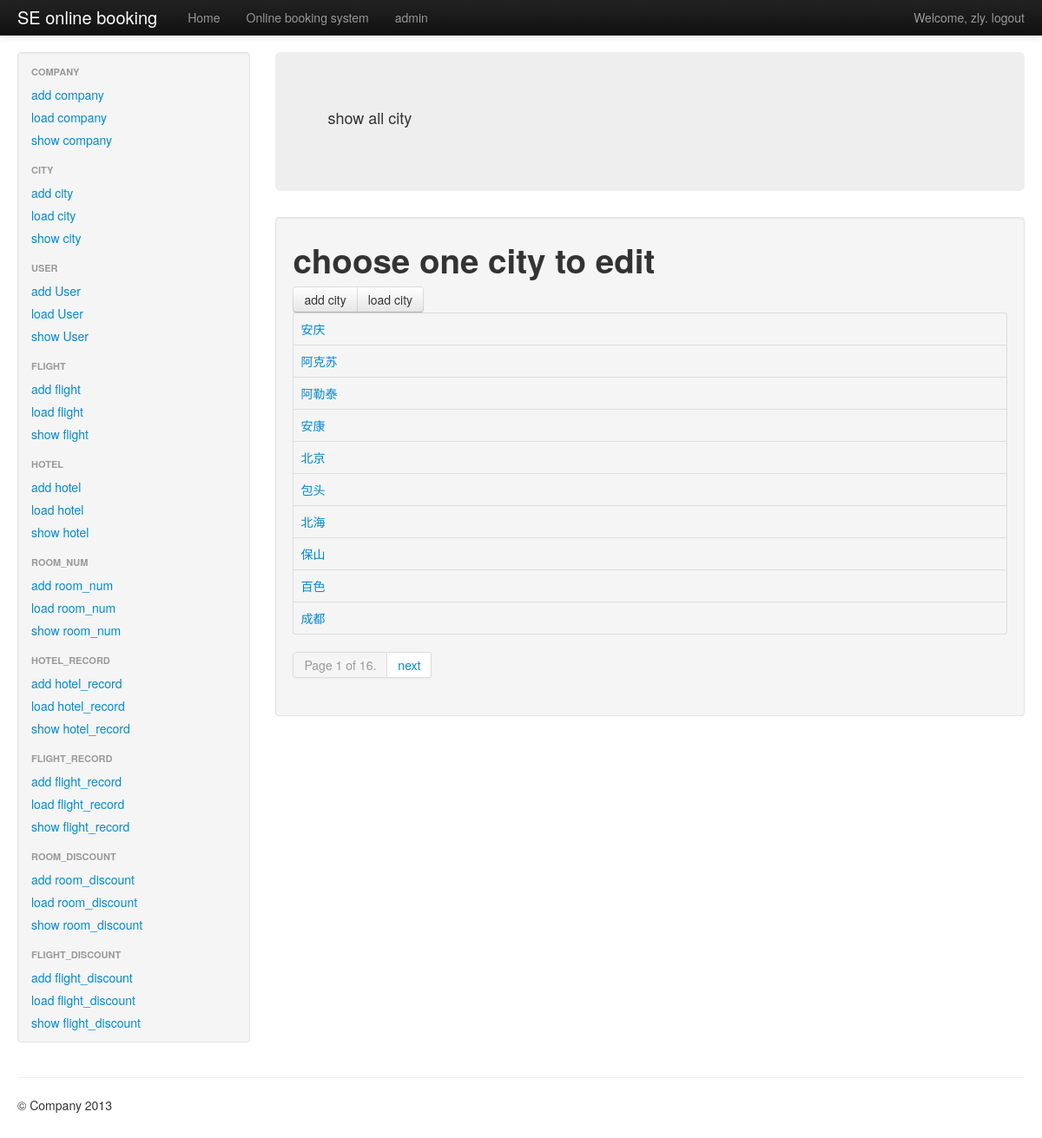
Screenshot of /sys/city/ (signed in) with the database file from the repository.
### booking/models.py (models this page shows)
class city(models.Model):#这是城市的表 可以添加更多数据 加强功能
    pinyin = models.CharField(max_length=5, unique=True)
    name = models.CharField(max_length=256, unique=True)
    def __unicode__(self):
        return self.name

### adminInfo/views.py (the view)
# urls.py: url(r'^(?P<what>\w+)/$','adminInfo.views.show'),
@user_passes_test(is_admin, login_url="/accounts/login/")
def show(request, what):
    typeWant = globals().get(what)
    if is_valid_what_type(typeWant):
        rs = typeWant.objects.all()
        paginator = Paginator(rs, 10)
        page = request.GET.get('p', '1')
        try:
            gg = paginator.page(page)
        except PageNotAnInteger:
            gg = paginator.page(1)
        except EmptyPage:
            gg = paginator.page(paginator.num_pages)
        return render_to_response('show.html', {'what':what, 'rs':gg, }, context_instance=RequestContext(request))
    else:
        raise Http404

### adminInfo/views.py (called while the page is built)
def is_admin(user):
    return user.is_authenticated() and user.is_staff

def is_valid_what_type(typeWant):
    if  typeWant in [company , city , flight , flight_discount , hotel , room_num , room_discount , flight_record , hotel_record , User]:
        return True
    else:
        return False

### adminInfo/templates/show.html (shortened to what this page needs)
{% extends "sys_base.html" %}
{% block main_head %}
<p>
	show all {{what}}
</p>
{% endblock %}
{% block main_content %}
<h1>choose one {{what}} to edit</h1>
<div id="content-main">
	<div class="btn-group">
		<a href="/sys/{{what}}/add/" class="btn"> add  {{what}} </a>
		<a href="/sys/{{what}}/load/" class="btn">load  {{what}}</a>
	</div>
	<div class="module" id="changelist">
		<div class="results">
			<table class="table table-bordered">
				<tbody>
					{% for rr in rs %}
					<tr class="row">
						<td><a href="/sys/{{what}}/{{rr.pk}}/">{{rr}}</a></td>
					</tr>
					{% endfor %}
				</tbody>
			</table>
		</div>
		<div class="pagination">
			<ul>
				<li class="active">
					<a>Page {{ rs.number }} of {{ rs.paginator.num_pages }}.</a>
				</li>
				{% if rs.has_next %}
				<li>
					<a href="?p={{ rs.next_page_number }}">next</a>
				</li>
				{% endif %}
			</ul>
		</div>
	</div>
</div>
{% endblock %}

### userInfo/templates/base.html (shortened to what this page needs)
<!DOCTYPE html>
<html lang="en">
	<head>
		{% load staticfiles %}
		<link href="/static/css/bootstrap.css" rel="stylesheet">
		<link href="/static/css/bootstrap-responsive.css" rel="stylesheet">
	</head>
	<body id="{% block body_id %}{% endblock %}" class="{% block body_class %}{% endblock %}">
		<div class="navbar navbar-inverse navbar-fixed-top">
			<div class="navbar-inner">
				<div class="container-fluid">
					<a class="brand" href="/">SE online booking</a>
					<div class="nav-collapse collapse">
						<p class="navbar-text pull-right">
							{% if user.is_authenticated %}
							Welcome, <a href="/" class="navbar-link">{{ user.username }}</a>. <a href="/accounts/logout/" class="navbar-link">logout</a>
							{% else %}
							Welcome, new user. Please <a class="navbar-link" href="/accounts/login/">log in</a>.
							{% endif %}
						</p>
						<ul class="nav">
							<li>
								<a href="/">Home</a>
							</li>
							<li>
								<a href="/">Online booking system</a>
							</li>
							<li>
								<a href="/sys/">admin</a>
							</li>
						</ul>
					</div>
				</div>
			</div>
		</div>
		<div class="container-fluid">
			<div class="row-fluid">
				{% block content %}{% endblock %}
			</div>
			<hr>
			<footer>
				<p>
					&copy; Company 2013
				</p>
			</footer>
		</div>
	</body>
</html>

### userInfo/templates/base.html (style rules this page uses)
body { padding-top: 60px; padding-bottom: 40px; }

### rows the page displays
city: name "安庆"
city: name "阿克苏"
city: name "阿勒泰"
city: name "安康"
city: name "北京"
city: name "包头"
city: name "北海"
city: name "保山"
city: name "百色"
city: name "成都"

### other values shown
{{ user.username }} "zly"
{{ what }} "city"
{{ rs.number }} "1"
{{ rs.paginator.num_pages }} "16"
